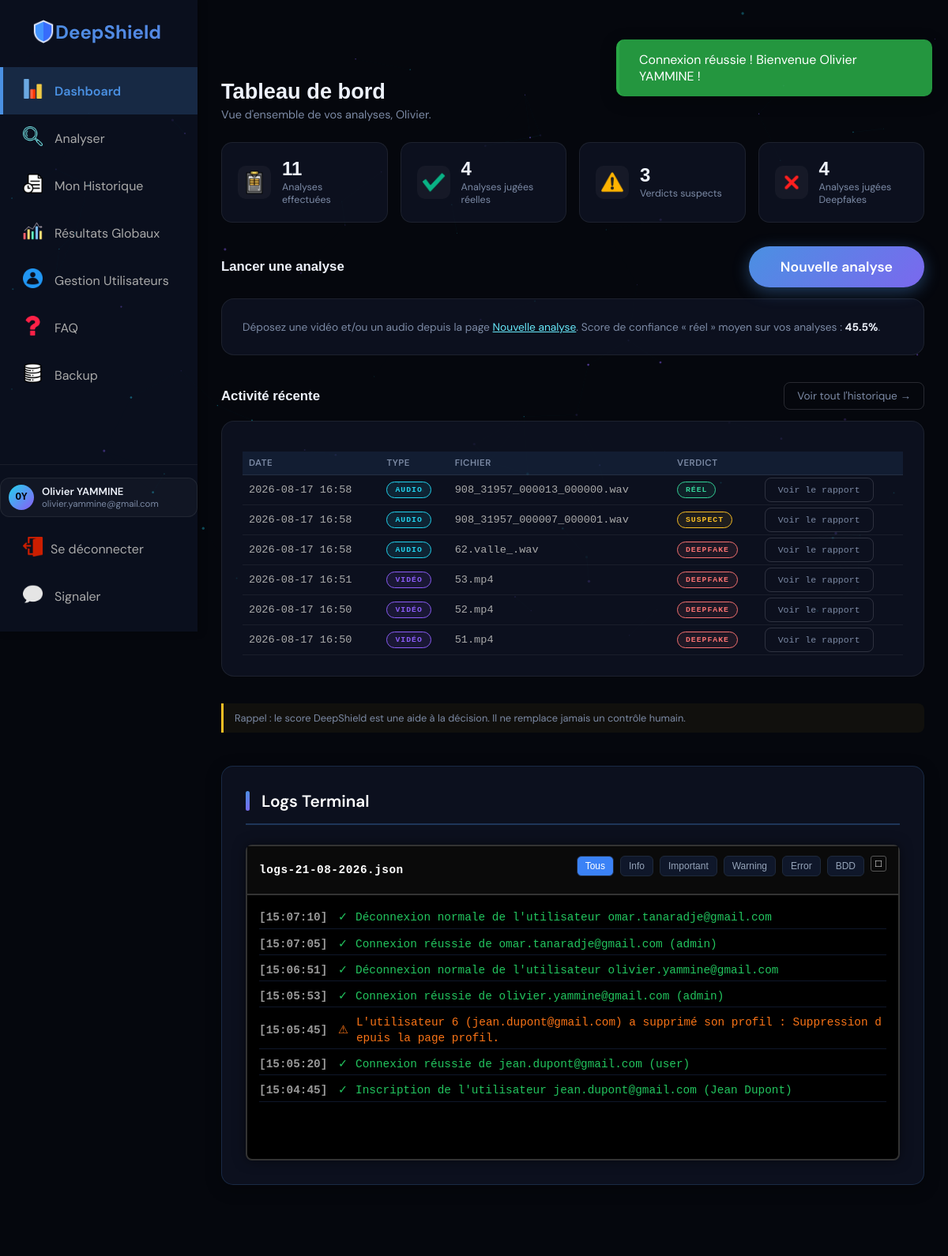
/dashboard.php (signed in), run on the app's committed database.
### tables this page shows
CREATE TABLE `audios` (
  `id` int NOT NULL AUTO_INCREMENT,
  `user_id` int NOT NULL,
  `sender_email` varchar(255) DEFAULT NULL,
  `audio_name` varchar(500) DEFAULT NULL,
  `file_size` int DEFAULT NULL,
  `uploaded_at` timestamp NULL DEFAULT CURRENT_TIMESTAMP,
  `score` tinyint DEFAULT NULL COMMENT 'Score in %',
  `explinations` varchar(255) DEFAULT NULL,
  PRIMARY KEY (`id`)
);

CREATE TABLE `videos` (
  `id` int NOT NULL AUTO_INCREMENT,
  `user_id` int NOT NULL,
  `sender_email` varchar(255) DEFAULT NULL,
  `video_name` varchar(500) DEFAULT NULL,
  `file_size` int DEFAULT NULL,
  `uploaded_at` timestamp NULL DEFAULT CURRENT_TIMESTAMP,
  `score` tinyint DEFAULT NULL COMMENT 'Score in %',
  `explinations` varchar(255) DEFAULT NULL,
  PRIMARY KEY (`id`)
);

### src/Auth.php (called while the page is built, shortened)
<?php
final class Auth
{
    public function currentUser(): ?array
    {
        return [
            'id' => $_SESSION['user_id'],
            'email' => $_SESSION['email'] ?? '',
            'first_name' => $_SESSION['first_name'] ?? '',
            'last_name' => $_SESSION['last_name'] ?? '',
            'role' => $_SESSION['role'] ?? 2,
        ];
    }
}

### src/helpers.php (called while the page is built, shortened)
<?php
function e(?string $value): string
{
    return htmlspecialchars($value ?? '', ENT_QUOTES, 'UTF-8');
}
function ds_verdict_class(string $verdict): string
{
    return match ($verdict) {
        'RÉEL' => 'badge-ok',
        'SUSPECT' => 'badge-warn',
        'DEEPFAKE' => 'badge-danger',
        default => 'badge-neutral',
    };
}
function ds_media_type_class(string $mediaType): string
{
    return match ($mediaType) {
        'VIDÉO' => 'badge-video',
        'AUDIO' => 'badge-audio',
        default => 'badge-neutral',
    };
}

### src/VideoRepository.php (called while the page is built, shortened)
<?php
final class VideoRepository
{
    public static function verdictFromExplinations(?string $explinations): string
    {
        foreach (['RÉEL', 'SUSPECT', 'DEEPFAKE'] as $verdict) {
            if (str_starts_with((string) $explinations, $verdict)) {
                return $verdict;
            }
        }
        return 'INDÉTERMINÉ';
    }
}

### public/dashboard.php (the view, shortened to what this page needs)
<?php
require_once __DIR__ . '/../src/bootstrap.php';
$stats = ['total' => 0, 'reel' => 0, 'suspect' => 0, 'deepfake' => 0, 'score_moyen' => 0.0];
$recent = [];
$user = null;
if ($dbError === null) {
    $user = $auth->currentUser();
    $stmtVideo = $pdo->prepare(
        'SELECT
            id,
            video_name AS file_name,
            file_size,
            uploaded_at,
            score,
            explinations,
            "VIDÉO" AS media_type
         FROM videos
         WHERE user_id = :user_id
         ORDER BY uploaded_at DESC'
    );
    $stmtVideo->execute([
        ':user_id' => (int) $user['id']
    ]);
    $videos = $stmtVideo->fetchAll(PDO::FETCH_ASSOC);
    $stmtAudio = $pdo->prepare(
        'SELECT
            id,
            audio_name AS file_name,
            file_size,
            uploaded_at,
            score,
            explinations,
            "AUDIO" AS media_type
         FROM audios
         WHERE user_id = :user_id
         ORDER BY uploaded_at DESC'
    );
    $stmtAudio->execute([
        ':user_id' => (int) $user['id']
    ]);
    $audios = $stmtAudio->fetchAll(PDO::FETCH_ASSOC);
    $allAnalyses = array_merge($videos, $audios);
    usort(
        $allAnalyses,
        static function (array $a, array $b): int {
            return strcmp(
                (string) $b['uploaded_at'],
                (string) $a['uploaded_at']
            );
        }
    );
    $stats = [
        'total'       => count($allAnalyses),
        'reel'        => 0,
        'suspect'     => 0,
        'deepfake'    => 0,
        'score_moyen' => 0.0,
    ];
    $scoreTotal = 0.0;
    foreach ($allAnalyses as $analysis) {
        $verdict = VideoRepository::verdictFromExplinations(
            (string) $analysis['explinations']
        );
        switch ($verdict) {
            case 'RÉEL':
                $stats['reel']++;
                break;
            case 'SUSPECT':
                $stats['suspect']++;
                break;
            case 'DEEPFAKE':
                $stats['deepfake']++;
                break;
        }
        $scoreTotal += (float) ($analysis['score'] ?? 0);
    }
    if ($stats['total'] > 0) {
        $stats['score_moyen'] = round(
            $scoreTotal / $stats['total'],
            1
        );
    }
    $recent = array_slice($allAnalyses, 0, 6);
}
?>
<!DOCTYPE html>
<html lang="fr">
<head>
<link href="assets/css/site.css" rel="stylesheet">
<link href="assets/css/app.css" rel="stylesheet">
</head>
<body>
<canvas id="bg-canvas"></canvas>
<?php include 'flash_message.php'; ?>
<div class="app-layout">
  <?php include __DIR__ . '/../src/partials/app_sidebar.php'; ?>
  <main class="app-main">
    <div class="app-page-head">
      <h1>Tableau de bord</h1>
      <p>Vue d'ensemble de vos analyses<?= $user ? ', ' . e($user['first_name']) : '' ?>.</p>
    </div>
    <div class="stats-cards">
      <div class="stat-card">
        <div class="stat-logo"><img src="assets/images/fiche-devaluation.png" alt="fiche-devaluation.png" width="30px"></div>
        <div>
          <div class="stat-value"><?= (int) $stats['total'] ?></div>
          <div class="stat-caption">Analyses effectuées</div>
        </div>
      </div>
      <div class="stat-card stat-ok">
        <div class="stat-logo"><img src="assets/images/coche.png" alt="coche.png" width="30px"></div>
        <div>
          <div class="stat-value"><?= (int) $stats['reel'] ?></div>
          <div class="stat-caption">Analyses jugées réelles</div>
        </div>
      </div>
      <div class="stat-card stat-warn">
        <div class="stat-logo"><img src="assets/images/avertissement.png" alt="avertissement.png" width="30px"></div>
        <div>
          <div class="stat-value"><?= (int) $stats['suspect'] ?></div>
          <div class="stat-caption">Verdicts suspects</div>
        </div>
      </div>
      <div class="stat-card stat-danger">
        <div class="stat-logo"><img src="assets/images/supprimer.png" alt="supprimer.png" width="30px"></div>
        <div>
          <div class="stat-value"><?= (int) $stats['deepfake'] ?></div>
          <div class="stat-caption">Analyses jugées Deepfakes</div>
        </div>
      </div>
    </div>
    <div class="section-block">
      <div class="section-block-head">
        <h2>Lancer une analyse</h2>
        <a href="analyser.php" class="btn-primary">Nouvelle analyse</a>
      </div>
      <div class="panel">
        <p class="muted">
          Déposez une vidéo et/ou un audio depuis la page <a href="analyser.php" style="color:var(--cyan-bright)">Nouvelle analyse</a>.
          Score de confiance « réel » moyen sur vos analyses&nbsp;: <strong style="color:var(--text-main)"><?= $stats['total'] > 0 ? number_format((float) $stats['score_moyen'], 1) . '%' : '—' ?></strong>.
        </p>
      </div>
    </div>
    <div class="section-block">
      <div class="section-block-head">
        <h2>Activité récente</h2>
        <a href="historique.php" class="btn-ghost">Voir tout l'historique →</a>
      </div>
      <div class="panel">
        <?php if (empty($recent)): ?>
          <div class="empty-state">
            <p>Aucune analyse pour le moment.</p>
            <a href="analyser.php" class="btn-primary" style="margin-top:14px;">Lancer votre première analyse</a>
          </div>
        <?php else: ?>
          <table class="table" style="font-size: medium;">
            <thead>
                <tr>
                    <th>Date</th>
                    <th>Type</th>
                    <th>Fichier</th>
                    <th>Verdict</th>
                    <th></th>
                </tr>
            </thead>
            <tbody>
              <?php foreach ($recent as $r): ?>
              <?php
              $verdict = VideoRepository::verdictFromExplinations(
                  (string) $r['explinations']
              );
              ?>
              <tr>
                  <td>
                      <?= e(substr((string) $r['uploaded_at'], 0, 16)) ?>
                  </td>
                  <td>
                      <span class="badge <?= ds_media_type_class($r['media_type']) ?>">
                          <?= e($r['media_type']) ?>
                      </span>
                  </td>
                  <td>
                      <?= e($r['file_name']) ?>
                  </td>
                  <td>
                      <span class="badge <?= ds_verdict_class($verdict) ?>">
                          <?= e($verdict) ?>
                      </span>
                  </td>
                  <td>
                      <?php
                          $reportId = ($r['media_type'] === 'VIDÉO' ? 'video_' : 'audio_') . (int) $r['id'];
                      ?>
                      <a class="btn-ghost" href="report.php?id=<?= urlencode($reportId) ?>">Voir le rapport</a>
                  </td>
              </tr>
              <?php endforeach; ?>
            </tbody>
          </table>
        <?php endif; ?>
      </div>
    </div>
    <p class="disclaimer">Rappel : le score DeepShield est une aide à la décision. Il ne remplace jamais un contrôle humain.</p>
    <br><br>
    <?php include 'logs_terminal.php'; ?>
  </main>
</div>
</body>
</html>

### data on the page
audios: uploaded_at "2026-08-17 16:58", media_type "AUDIO", audio_name "908_31957_000013_000000.wav", explinations "RÉEL"
audios: uploaded_at "2026-08-17 16:58", media_type "AUDIO", audio_name "908_31957_000007_000001.wav", explinations "SUSPECT"
audios: uploaded_at "2026-08-17 16:58", media_type "AUDIO", audio_name "62.valle_.wav", explinations "DEEPFAKE"
videos: uploaded_at "2026-08-17 16:51", media_type "VIDÉO", video_name "53.mp4", explinations "DEEPFAKE"
videos: uploaded_at "2026-08-17 16:50", media_type "VIDÉO", video_name "52.mp4", explinations "DEEPFAKE"
videos: uploaded_at "2026-08-17 16:50", media_type "VIDÉO", video_name "51.mp4", explinations "DEEPFAKE"

### other printed values
$message "Connexion réussie ! Bienvenue Olivier YAMMINE !"
$currentUser['email'] "olivier.yammine@gmail.com"
$user['first_name'] "Olivier"
$stats['total'] "11"
$stats['reel'] "4"
$stats['suspect'] "3"
$stats['deepfake'] "4"
$stats['score_moyen'] "45.5"
$t "15:07:10"
$icon "✓"
$msg "Déconnexion normale de l'utilisateur omar.tanaradje@gmail.com"
$t "15:07:05"
$msg "Connexion réussie de omar.tanaradje@gmail.com (admin)"
$t "15:06:51"
$msg "Déconnexion normale de l'utilisateur olivier.yammine@gmail.com"
